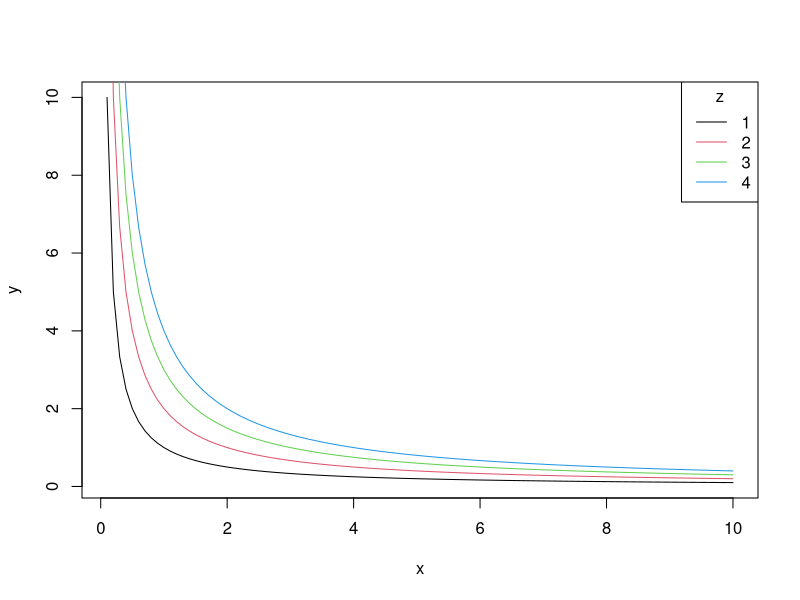
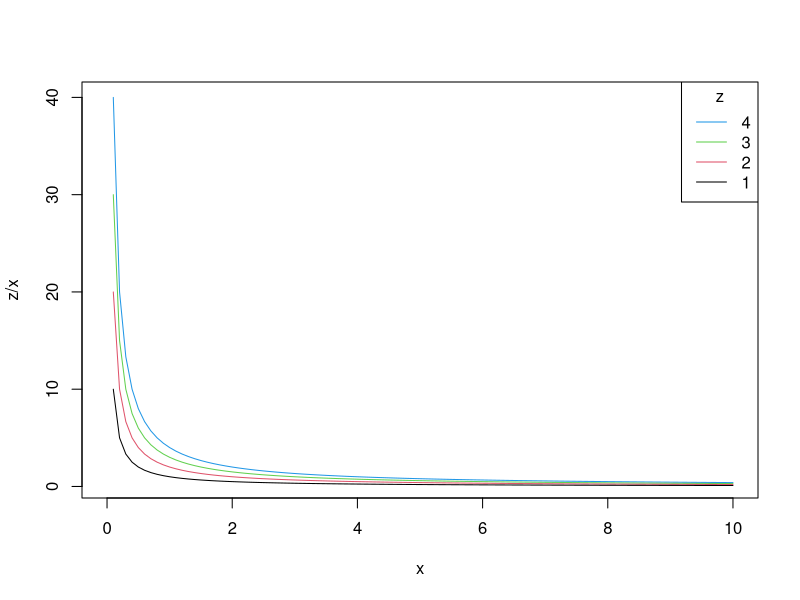
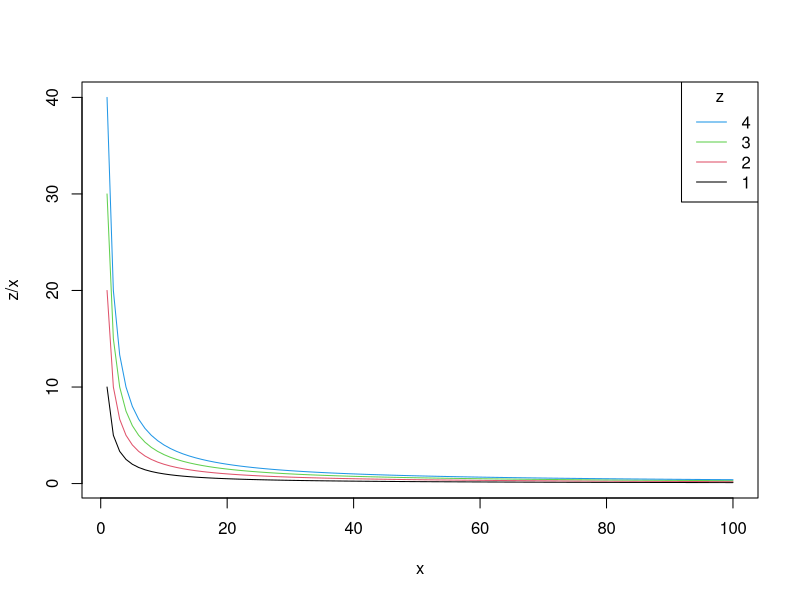
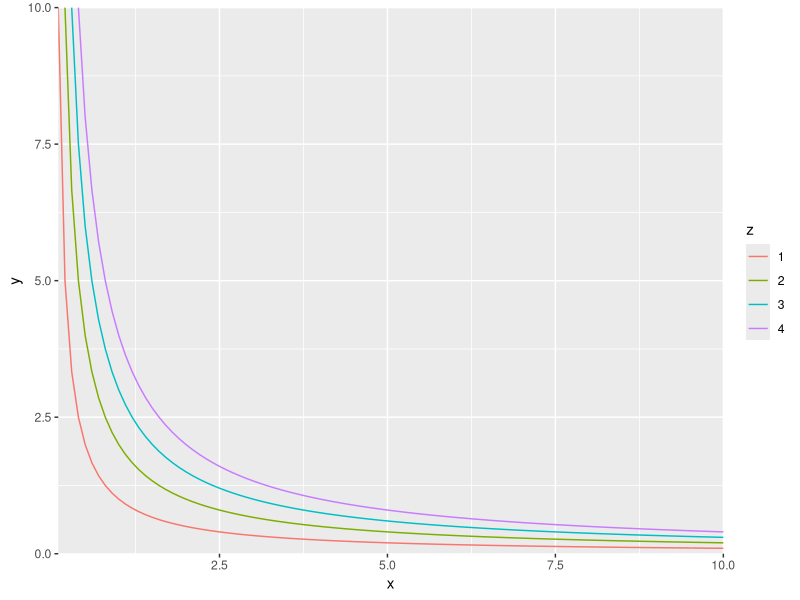
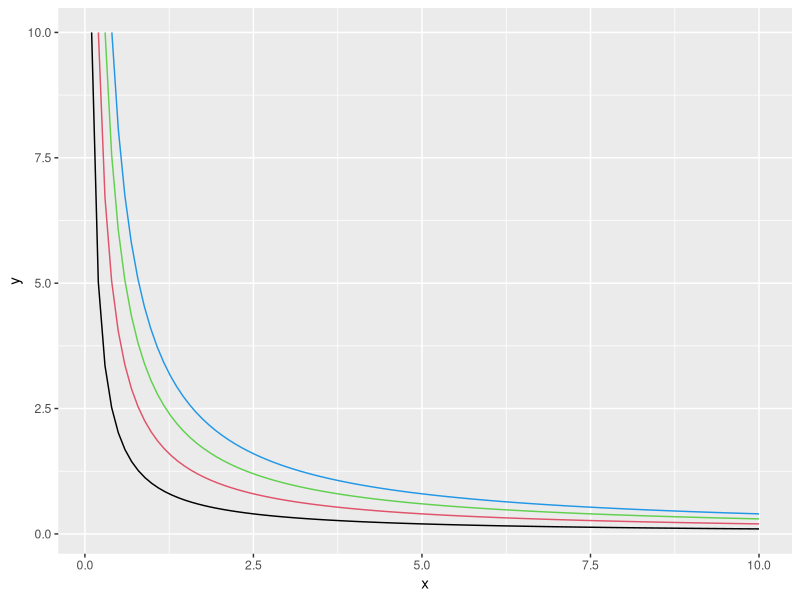

Reproduce these figures in R, in order.
## ---- chunk 1
knitr::opts_chunk$set(eval = TRUE, message = FALSE, warning = FALSE, error = FALSE)
## ---- chunk 2
x <- seq(0.1, 10, by = 0.1)
plot(x, 1 / x,
  type = "l", xlab = "x", ylab = "y"
)
for (z in 2:4) lines(x, z / x, col = z)
legend("topright",
  legend = 1:4, col = 1:4,
  lty = 1, title = "z"
)

# or
for (z in 4:1) {
  curve(z / x, 0, 10, add = z < 4, col = z)
}
legend("topright",
  legend = 4:1, col = 4:1,
  lty = 1, title = "z"
)

# or
matplot(outer(
  seq(0.1, 10, by = 0.1), 1:4,
  function(x, a) a / x
),
xlab = "x", ylab = "z/x", type = "l",
col = 1:4, lty = 1
)
legend("topright",
  legend = 4:1, col = 4:1,
  lty = 1, title = "z"
)
## ---- chunk 3
library(ggplot2)
library(magrittr)
expand.grid(
  x = seq(0.1, 10, by = 0.1),
  z = 1:4
) %>%
  transform(y = z / x, z = factor(z)) %>%
  ggplot() +
  geom_line(aes(x, y, color = z)) +
  coord_cartesian(ylim = c(0, 10), expand = F)

# Or
out <- ggplot(data.frame(x = c(0, 10)), aes(x))

for (i in 1:4) {
  out = out + 
    stat_function(fun = function(.x ,z) z/.x, 
                            color = i, 
                            args = list(z=i),
                            xlim=c(i/10,10) )
}
out
## ---- chunk 4
mtcars$cyl[2:5][mtcars$cyl[2:5] < 6] <- 2
# or
transform(mtcars[2:5,], 
          new_cyl = ifelse(cyl < 6, 2, cyl))
## ---- chunk 5
library(dplyr)
m1 <- mtcars %>% 
  filter(row_number() %in% 2:5) %>% 
  mutate_at(vars(cyl), 
            ~ ifelse(. < 6, . <- 2, . <- 6))

# or
mtcars %>%
  mutate(cyl = 
           ifelse(
             (row_number() %in% 2:5 &cyl < 6), 
             2, 
             cyl)) %>%
  head()
